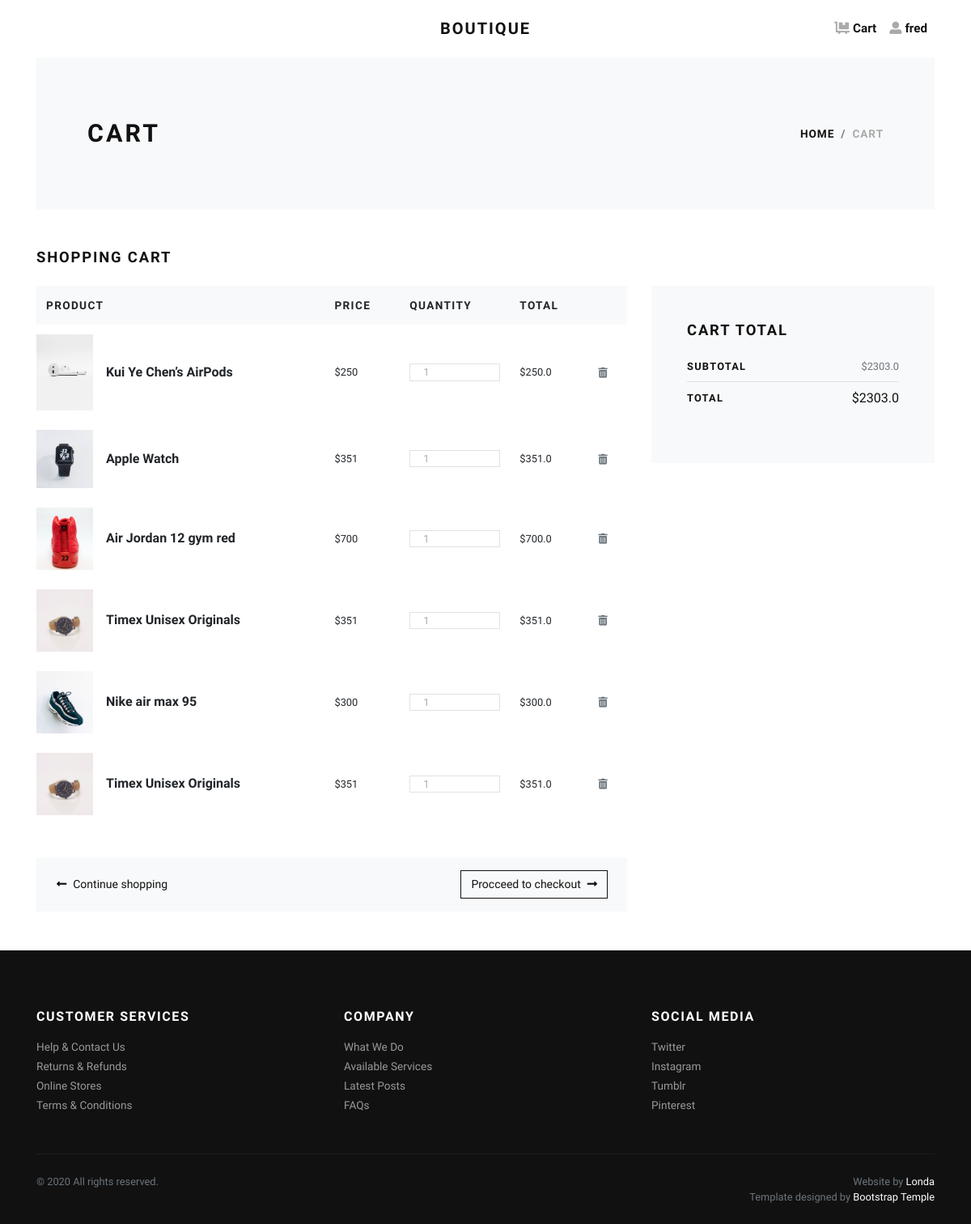
/Cart/ (signed in), run on the app's committed database.
### Cart/models.py (models this page shows, shortened)
class Order(models.Model):
    user = models.ForeignKey(User, null=True, on_delete=models.CASCADE)
    product = models.ForeignKey(Product, on_delete=models.CASCADE)
    quantity = models.IntegerField()
    total_price = models.FloatField()
    complete = models.BooleanField()
    def get_absolute_url(self):
        return reverse('Cart:delete', kwargs={'id': self.id})

### Store/models.py (models this page shows, shortened)
class Product(models.Model):
    thumbnail = models.ImageField(upload_to='Product_thumbnail')
    name = models.CharField(max_length=60)
    description = models.TextField()
    specifications = models.TextField(default='Product Specs')
    price = models.IntegerField()
    quantity = models.IntegerField()
    SKU = models.IntegerField()
    category = models.ForeignKey(Categories, on_delete=models.CASCADE, null=True, blank=True)
    subcategory = models.ManyToManyField(Subcategories)
    trending = models.BooleanField(default=False)
    def get_absolute_url(self):
        return reverse('Store:details', kwargs={'id': self.id})

### Cart/views.py (the view)
# urls.py: path('', CartView, name='cart'),
@login_required
def CartView(request):
    total = 0
    order_qs = Order.objects.filter(user=request.user)
    for orders in order_qs:
        total = total + orders.total_price
    context = {
        'orders': order_qs,
        'Total': total
    }
    return render(request, 'Cart/cart.html', context)

### Cart/templates/Cart/cart.html (shortened to what this page needs)
{% extends 'Cart/base.html' %}
{% load static %}
{% block content %}
      <div class="container">
        <section class="py-5 bg-light">
          <div class="container">
            <div class="row px-4 px-lg-5 py-lg-4 align-items-center">
              <div class="col-lg-6">
                <h1 class="h2 text-uppercase mb-0">Cart</h1>
              </div>
              <div class="col-lg-6 text-lg-right">
                <nav aria-label="breadcrumb">
                  <ol class="breadcrumb justify-content-lg-end mb-0 px-0">
                    <li class="breadcrumb-item"><a href="index.html">Home</a></li>
                    <li class="breadcrumb-item active" aria-current="page">Cart</li>
                  </ol>
                </nav>
              </div>
            </div>
          </div>
        </section>
        <section class="py-5">
          <h2 class="h5 text-uppercase mb-4">Shopping cart</h2>
          <div class="row">
            <div class="col-lg-8 mb-4 mb-lg-0">
              <div class="table-responsive mb-4">
                <table class="table">
                  <thead class="bg-light">
                    <tr>
                      <th class="border-0" scope="col"> <strong class="text-small text-uppercase">Product</strong></th>
                      <th class="border-0" scope="col"> <strong class="text-small text-uppercase">Price</strong></th>
                      <th class="border-0" scope="col"> <strong class="text-small text-uppercase">Quantity</strong></th>
                      <th class="border-0" scope="col"> <strong class="text-small text-uppercase">Total</strong></th>
                      <th class="border-0" scope="col"> </th>
                    </tr>
                  </thead>
                  <tbody>
                    {% for order in orders %}
                    <tr>
                      <th class="pl-0 border-0" scope="row">
                        <div class="media align-items-center"><a class="reset-anchor d-block animsition-link" href="{{ order.product.get_absolute_url }}"><img src="{{ order.product.thumbnail.url }}" alt="..." width="70"/></a>
                          <div class="media-body ml-3"><strong class="h6"><a class="reset-anchor animsition-link" href="{{ order.product.get_absolute_url }}">{{ order.product.name }}</a></strong></div>
                        </div>
                      </th>
                      <td class="align-middle border-0">
                        <p class="mb-0 small">${{ order.product.price}}</p>
                      </td>
                      <td class="align-middle border-0">
                        <div class="border d-flex align-items-center justify-content-between px-3"><span class="small text-uppercase text-gray headings-font-family">{{ order.quantity }}</span>
                        </div>
                      </td>
                      <td class="align-middle border-0">
                        <p class="mb-0 small">${{ order.total_price }}</p>
                      </td>
                      <td class="align-middle border-0"><a class="reset-anchor" href="{{ order.get_absolute_url }}"><i class="fas fa-trash-alt small text-muted"></i></a></td>
                    </tr>
                  {% endfor %}
                  </tbody>
                </table>
              </div>
              <div class="bg-light px-4 py-3">
                <div class="row align-items-center text-center">
                  <div class="col-md-6 mb-3 mb-md-0 text-md-left"><a class="btn btn-link p-0 text-dark btn-sm" href="{% url 'Store:products' %}"><i class="fas fa-long-arrow-alt-left mr-2"> </i>Continue shopping</a></div>
                  <div class="col-md-6 text-md-right"><a class="btn btn-outline-dark btn-sm" href="{% url 'Cart:checkout' %}">Procceed to checkout<i class="fas fa-long-arrow-alt-right ml-2"></i></a></div>
                </div>
              </div>
            </div>
            <div class="col-lg-4">
              <div class="card border-0 rounded-0 p-lg-4 bg-light">
                <div class="card-body">
                  <h5 class="text-uppercase mb-4">Cart total</h5>
                  <ul class="list-unstyled mb-0">
                    <li class="d-flex align-items-center justify-content-between"><strong class="text-uppercase small font-weight-bold">Subtotal</strong><span class="text-muted small">${{ Total }}</span></li>
                    <li class="border-bottom my-2"></li>
                    <li class="d-flex align-items-center justify-content-between mb-4"><strong class="text-uppercase small font-weight-bold">Total</strong><span>${{ Total }}</span></li>
                  </ul>
                </div>
              </div>
            </div>
          </div>
        </section>
      </div>
      <link rel="stylesheet" href="https://use.fontawesome.com/releases/v5.7.1/css/all.css">
{% endblock content %}

### Cart/templates/Cart/base.html (shortened to what this page needs)
<!DOCTYPE html>
<html>
  <head>
    {% load static %}
    <link rel="stylesheet" href="{% static 'Store/vendor/bootstrap/css/bootstrap.min.css' %}">
    <link rel="stylesheet" href="{% static 'Store/vendor/lightbox2/css/lightbox.min.css' %}">
    <link rel="stylesheet" href="{% static 'Store/vendor/nouislider/nouislider.min.css' %}">
    <link rel="stylesheet" href="{% static 'Store/vendor/bootstrap-select/css/bootstrap-select.min.css' %}">
    <link rel="stylesheet" href="{% static 'Store/vendor/owl.carousel2/assets/owl.carousel.min.css' %}">
    <link rel="stylesheet" href="{% static 'Store/vendor/owl.carousel2/assets/owl.theme.default.css' %}">
    <link rel="stylesheet" href="{% static 'Store/css/style.default.css' %}" id="theme-stylesheet">
  </head>
  <body>
    <div class="page-holder">
      <header class="header bg-white">
        <div class="container px-0 px-lg-3">
          <nav class="navbar navbar-expand-lg navbar-light py-3 px-lg-0">
            <a class="navbar-brand" href="{% url 'Store:home' %}">
              <span class="font-weight-bold text-uppercase text-dark">
                Boutique
              </span>
            </a>
            <div class="collapse navbar-collapse" id="navbarSupportedContent">
              <ul class="navbar-nav ml-auto">
                <li class="nav-item"><a class="nav-link" href="{% url 'Cart:cart' %}">
                  <i class="fas fa-dolly-flatbed mr-1 text-gray"></i>Cart
                </a>
                </li>
                <li class="nav-item">
                  {% if user.is_authenticated %}
                  <a class="nav-link" href="{% url 'User:logout' %}">
                    <i class="fas fa-user-alt mr-1 text-gray"></i>{{ user.username }}
                  </a>
                  {% else %}
                  <a class="nav-link" href="{% url 'User:login' %}">
                    <i class="fas fa-user-alt mr-1 text-gray"></i>Login
                  </a>
                  {% endif %}
                </li>
              </ul>
            </div>
          </nav>
        </div>
      </header>
        {% block content %}{% endblock %}
      <footer class="bg-dark text-white">
        <div class="container py-4">
          <div class="row py-5">
            <div class="col-md-4 mb-3 mb-md-0">
              <h6 class="text-uppercase mb-3">Customer services</h6>
              <ul class="list-unstyled mb-0">
                <li><a class="footer-link" href="#">Help &amp; Contact Us</a></li>
                <li><a class="footer-link" href="#">Returns &amp; Refunds</a></li>
                <li><a class="footer-link" href="#">Online Stores</a></li>
                <li><a class="footer-link" href="#">Terms &amp; Conditions</a></li>
              </ul>
            </div>
            <div class="col-md-4 mb-3 mb-md-0">
              <h6 class="text-uppercase mb-3">Company</h6>
              <ul class="list-unstyled mb-0">
                <li><a class="footer-link" href="#">What We Do</a></li>
                <li><a class="footer-link" href="#">Available Services</a></li>
                <li><a class="footer-link" href="#">Latest Posts</a></li>
                <li><a class="footer-link" href="#">FAQs</a></li>
              </ul>
            </div>
            <div class="col-md-4">
              <h6 class="text-uppercase mb-3">Social media</h6>
              <ul class="list-unstyled mb-0">
                <li><a class="footer-link" href="#">Twitter</a></li>
                <li><a class="footer-link" href="#">Instagram</a></li>
                <li><a class="footer-link" href="#">Tumblr</a></li>
                <li><a class="footer-link" href="#">Pinterest</a></li>
              </ul>
            </div>
          </div>
          <div class="border-top pt-4" style="border-color: #1d1d1d !important">
            <div class="row">
              <div class="col-lg-6">
                <p class="small text-muted mb-0">&copy; 2020 All rights reserved.</p>
              </div>
              <div class="col-lg-6 text-lg-right">
                <p class="small text-muted mb-0">Website by <a class="text-white reset-anchor" href="https://github.com/Londa-LG">Londa</a></p>
                <p class="small text-muted mb-0">Template designed by <a class="text-white reset-anchor" href="https://bootstraptemple.com/p/bootstrap-ecommerce">Bootstrap Temple</a></p>
                </div>
            </div>
          </div>
        </div>
      </footer>
      </div>
  </body>
</html>

### Store/static/Store/css/style.default.css (style rules this page uses)
.text-small { font-size: 0.85rem !important; }
.text-gray { color: #aaa !important; }
strong { font-weight: 700; }
.navbar { position: relative; }
@media (min-width: 992px) { .navbar-brand { position: absolute; top: 50%; left: 50%; -webkit-transform: translate(-50%, -50%); transform: translate(-50%, -50%); } }
.footer-link { font-size: 0.85rem; position: relative; color: #999; transition: all 0.3s; }
.footer-link::before { content: '\f0da'; display: inline-block; font-family: 'Font Awesome\ 5 Free'; font-weight: 900; position: absolute; top: 50%; left: 0; -webkit-transform: translateY(-50%); transform: translateY(-50%); color: #fff; transition: all 0.3s; opacity: 0; }
.text-uppercase { text-transform: uppercase; letter-spacing: 0.1em; }
.border { border: 1px solid #dee2e6 !important; }
.reset-anchor { color: inherit; transition: all 0.3s; }
.headings-font-family { font-family: inherit !important; }
.navbar { padding: 0.5rem 1rem; }
.navbar-brand { display: inline-block; padding-top: 0.3125rem; padding-bottom: 0.3125rem; margin-right: 1rem; font-size: 1.25rem; }
.navbar-light .navbar-brand { color: #dcb14a; }
.navbar-light .navbar-nav .nav-link { color: rgba(17, 17, 17, 0.99); font-weight: 800; font-size: 0.95rem; transition: all 0.3s; }
.btn { font-weight: 400; border: 1px solid transparent; font-family: inherit; padding: 0.375rem 1.5rem; font-size: 1rem; line-height: 1.5; border-radius: 0; transition: color 0.15s ease-in-out, background-color 0.15s ease-in-out, border-color 0.15s ease-in-out, box-shadow 0.15s ease-in-out; }
.btn-link { font-weight: 400; color: #dcb14a; }
.btn-outline-dark { color: #111111; background-color: transparent; background-image: none; border-color: #111111; }
.btn-sm { padding: 0.375rem 0.75rem; font-size: 0.875rem; line-height: 1.5; border-radius: 0; }
body { font-family: "Libre Franklin", sans-serif; font-size: 1rem; font-weight: 400; line-height: 1.5; color: #111111; background-color: #fff; }
a { color: #dcb14a; text-decoration: none; }
h1, h2, h3, h4, h5, h6, .h1, .h2, .h3, .h4, .h5, .h6 { margin-bottom: 0.5rem; font-family: inherit; font-weight: 900; line-height: 1.2; color: inherit; }
h1, .h1 { font-size: 2.2rem; }
h2, .h2 { font-size: 1.9rem; }
h5, .h5 { font-size: 1.15rem; }
h6, .h6 { font-size: 1rem; }
small, .small { font-size: 80%; font-weight: 400; }
.bg-light { background-color: #f8f9fa !important; }
.bg-dark { background-color: #111111 !important; }
.text-dark { color: #111111 !important; }
.nav-link { padding: 0.5rem 1rem; }
.card { background-color: #fff; border: 1px solid rgba(17, 17, 17, 0.125); border-radius: 0; }
.card-body { padding: 1.25rem; }
.breadcrumb { background: #f8f9fa; }
.breadcrumb-item { font-size: 0.85rem; text-transform: uppercase; letter-spacing: 0.07em; font-weight: 900; color: #111111; }
.breadcrumb-item a { color: inherit; transition: all 0.3s; }
.breadcrumb-item.active { color: #aaa; }

### data on the page
Order: product.thumbnail (picture), product.name "Kui Ye Chen’s AirPods", product.price "250", quantity "1", total_price "250.0"
Order: product.thumbnail (picture), product.name "Apple Watch", product.price "351", quantity "1", total_price "351.0"
Order: product.thumbnail (picture), product.name "Air Jordan 12 gym red", product.price "700", quantity "1", total_price "700.0"
Order: product.thumbnail (picture), product.name "Timex Unisex Originals", product.price "351", quantity "1", total_price "351.0"
Order: product.thumbnail (picture), product.name "Nike air max 95", product.price "300", quantity "1", total_price "300.0"
Order: product.thumbnail (picture), product.name "Timex Unisex Originals", product.price "351", quantity "1", total_price "351.0"

### other printed values
{{ user.username }} "fred"
{{ Total }} "2303.0"
